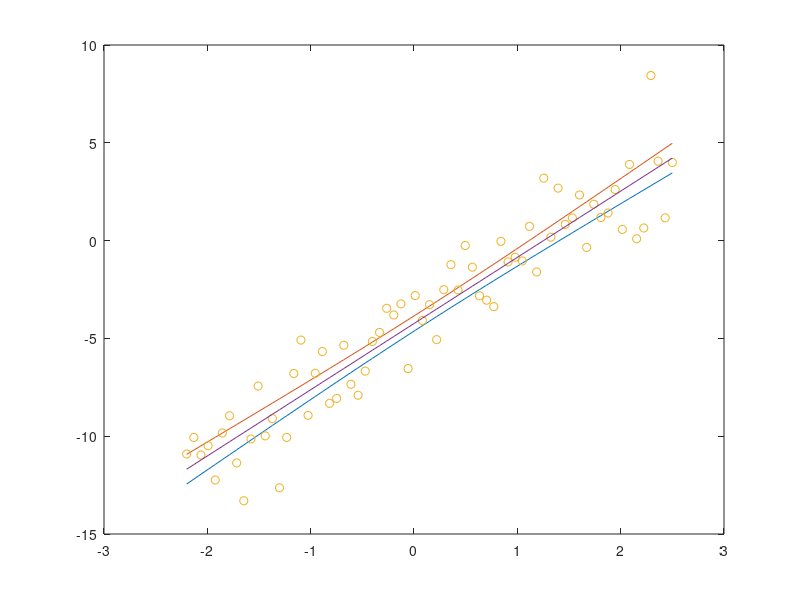

The MATLAB source for this figure:
pkg load statistics;
    
clc;
clear;

x_min = -2.2;
x_max = 2.5;
n = 69;
c = [3.5, -4.2];
s = 1.5;

X = (x_min : (x_max - x_min) / (n - 1) : x_max)';
y = polyval(c, X);

Z = s * randn(n,1); 
Y = y + Z;
plot(X, y, X, Y);

% linear regression
xn = mean(X);
yn = mean(Y); 
cov = (X - xn)' * (Y - yn) / (n - 1);
b = cov / (std(X) ^ 2);
Yn = yn + b * (X - xn);

% matlab interpolation
m = 1;
cn = polyfit(X, Y, m);
Ynn = polyval(cn, X);
plot(X, Y, '+', X, y, X, Yn, X, Ynn, 'o');

e = Yn - Y;
sn = sqrt(e' * e / (n - 2));

ta = 1.96;
ha = ta * (sn / sqrt(n));
da = ha * (1 + (X - xn) .^ 2 / (std(X) ^ 2)) .^ (1 / 2);
Yn1 = Yn - da;
Yn2 = Yn + da;
plot(X, Yn1, X, Yn2, X, Y, 'o', X, Yn)

printf("Actual coefficients c1 = %d, c2 = %d;\n", c);
printf("Approximated coefficients: %d, %d;\n", cn);
printf("Matlab coefficients: %d, %d;\n", b, yn - b * xn); 
printf("Scalar product e and Yn: %d;\n", e' * Yn);
printf("Noise(s) = %d; Noise(sn) = %d.\n", s, sn);